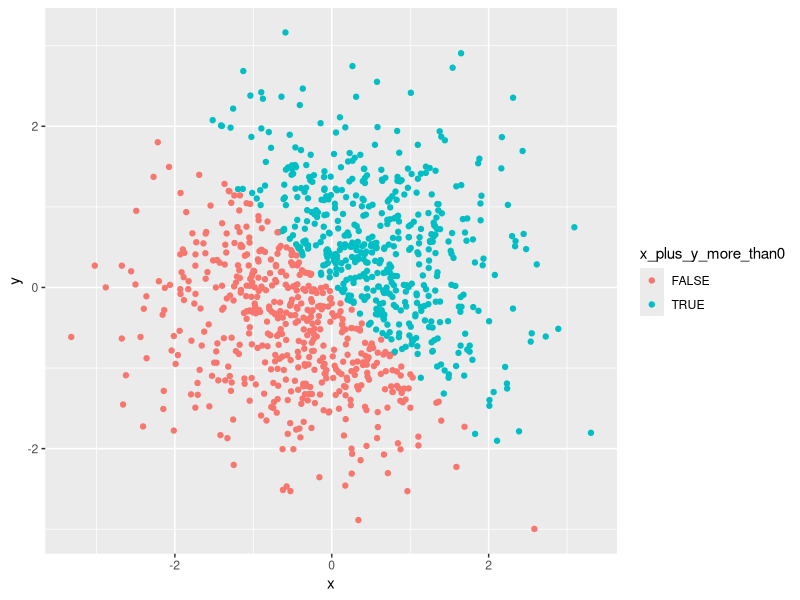
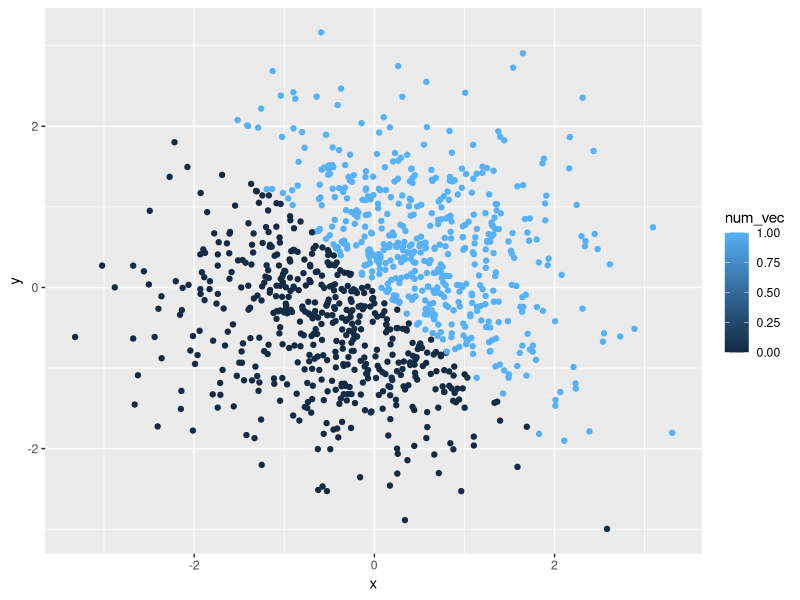

Generate these figures, in order, with R:
## ---- chunk 1
library(tidyverse)
## ---- chunk 2
set.seed(100)
dataframe = tibble(
  sample = runif(10, min = 0, max = 5),
  morethan2 = c(sample[1:10] > 2)
)
## ---- chunk 3
norm_distri = tibble(
  x = rnorm(1000),
  y = rnorm(1000),
  x_plus_y_more_than0 = c(x[1:1000] + y[1:1000] > 0 ),
  num_vec = as.numeric(x_plus_y_more_than0),
  fac_vec = as.factor(x_plus_y_more_than0)
)
## ---- chunk 4
ggplot(norm_distri, aes(x = x, y = y, color = x_plus_y_more_than0)) + geom_point()
## ---- chunk 5
ggplot(norm_distri, aes(x = x, y = y, color = num_vec)) + geom_point()
